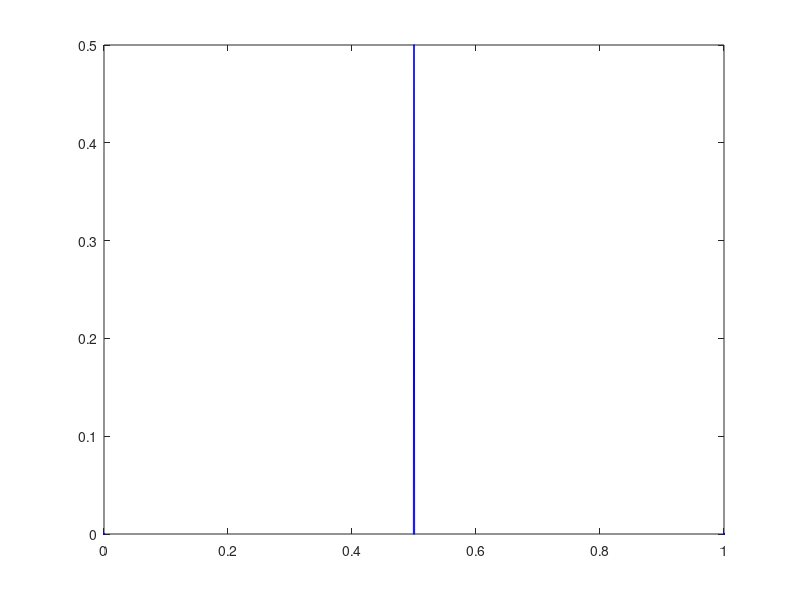

Write MATLAB code to recreate this figure.
function task1
global h
N = 20;
dt = 0.1;
Tend =1;
h = 1./N ;
x = 0:h:1;
u = zeros(N+1,1); 

%boundary condition
u(1) = 0;
u(N+1) = 0;
w = u;

for t=dt:dt:Tend
    for j=2:N
        w(j) = u(j) - dt*(HG(u(j-1),u(j),u(j+1)) - 1);
    end
    u = w;

    figure(1)    
    plot (x, u,'.-b')
    axis([0 1 0 0.5])
    pause (0.05)
end


end

function v=HG(um1,u_0,up1)
global h
max1 = max(u_0-um1, 0)^2;
min1 = min(up1-u_0,0)^2;
v = 1./h*sqrt(max(max1,min1));
end
